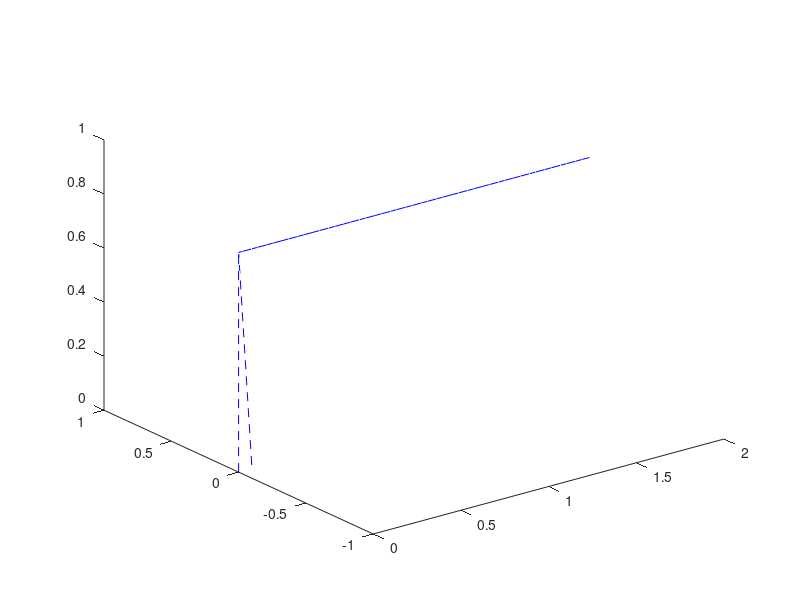

Write the MATLAB code that produced this figure. (Note: this script raises an error after producing the figure.)
%%%%%%%%%%%%%%%%% Plotting %%%%%%%%%%%%%%%%%%%%%

% clf;
% 
% % true data
% % 1 in = 0.0254m
% x_true = [0 0 2/.0254 0 3]* 0.0254;
% y_true = [0 0 0 0 0];
% z_true = [0 -32 -32 -32 0]*0.0254;
% 
% figure(24) %3D plot
% 
% persistance = 25;
% delay = 0.05;
% for i = 1:length(STATE_ESTIMATES(1,:))
%     plot3(x_true,-y_true,-z_true,'b--') % plots the state estimate
%     hold on
%     if i<persistance+1
%         plot3(STATE_ESTIMATES(1,1:i),-STATE_ESTIMATES(2,1:i),-STATE_ESTIMATES(3,1:i),'o')
%     else
%         plot3(STATE_ESTIMATES(1,i-persistance:i),-STATE_ESTIMATES(2,i-persistance:i), ...
%                                             -STATE_ESTIMATES(3,i-persistance:i),'o')
%     end
%     xlabel('x position (m)')
%     ylabel('~y position (m)')
%     zlabel('~z position (m)')
%     axis([-0.75, 2.5, -0.2, 0.4, -1, 1])
%     pause(delay)
%     hold off
% end
% %% Full 3d Plot
x_true = [0 0 2/.0254 0 3]* 0.0254;
y_true = [0 0 0 0 0];
z_true = [0 -32 -32 -32 0]*0.0254;

figure(245)
plot3(x_true,-y_true,-z_true,'b--') % plots the state estimate
    hold on
plot3(STATE_ESTIMATES(1,:),-STATE_ESTIMATES(2,:),-STATE_ESTIMATES(3,:),'o')
axis([-0.75, 2.5, -0.2, 0.4, -1, 1])
xlabel('x position (m)')
ylabel('~y position (m)')
zlabel('~z position (m)')
% %%
% 
% figure(25) %1D plot over time
% subplot(3,1,1)
% title('States Estimates over time')
% plot(STATE_ESTIMATES(1,:))
% hold on
% plot(STATE_ESTIMATES(2,:))
% hold on
% plot(STATE_ESTIMATES(3,:))
% hold on
% ylabel('Position (m)')
% legend('x','y','z')
% subplot(3,1,2)
% plot(STATE_ESTIMATES(4,:))
% hold on
% plot(STATE_ESTIMATES(5,:))
% hold on
% plot(STATE_ESTIMATES(6,:))
% ylabel('velocities (m/s)')
% legend('v_x','v_y','v_z')
% subplot(3,1,3)
% plot(STATE_ESTIMATES(7,:))
% hold on
% plot(STATE_ESTIMATES(8,:))
% hold on
% plot(STATE_ESTIMATES(9,:))
% ylabel('Angle (rad)')
% legend('Roll','Pitch','Yaw')
% xlabel('Sample')
% 
% %% With error bars
% 
% figure(26) %1D plot over time
% subplot(3,1,1)
% title('X States Estimates over time')
% errorbar(STATE_ESTIMATES(1,:),squeeze(sqrt(SIGMA(1,1,:))))
% ylabel('X Position (m)')
% subplot(3,1,2)
% errorbar(STATE_ESTIMATES(4,:),squeeze(sqrt(SIGMA(4,4,:))))
% ylabel('X velocity (m/s)')
% subplot(3,1,3)
% errorbar(STATE_ESTIMATES(9,:),squeeze(sqrt(SIGMA(9,9,:))))
% ylabel('Yaw (rad)')
% xlabel('Sample')

%%

% covariance ellipsoids 3Dplot
%figure(1)
% for i =1:length(STATE_ESTIMATES(1,:))
%     if rem(i,20) == 0
%                 xy_r_ellipse = cov_ellipse(STATE_ESTIMATES(1:2,i),SIGMA(1:2,1:2,i)); % covariance ellipse on xy plane
%                 yz_r_ellipse = cov_ellipse(STATE_ESTIMATES(2:3,i),SIGMA(2:3,2:3,i)); % covariance ellipse on yz plane
%                 state_xz = [STATE_ESTIMATES(1,i),STATE_ESTIMATES(3,i)]; % state vector for X = [x:z]
%                 sig_xz = [SIGMA(1,1,i),SIGMA(1,3,i);SIGMA(3,1,i),SIGMA(3,3,i)]; % covariance matrix for X = [x;z]
%                 xz_r_ellipse = cov_ellipse(state_xz,sig_xz); % covariance ellipse on xz plane
%                 plot3(xy_r_ellipse(:,1),xy_r_ellipse(:,2),ones(1,length(xy_r_ellipse(:,2)))*STATE_ESTIMATES(3,i),'-r') % plots the covariance ellipse on the x,y plane
%                 hold on
%                 plot3(ones(1,length(yz_r_ellipse(:,2)))*STATE_ESTIMATES(1,i),yz_r_ellipse(:,1),yz_r_ellipse(:,2),'-r') % plots the covariance ellipse on the y,z plane
%                 hold on 
%                 plot3(xz_r_ellipse(:,1),ones(1,length(xz_r_ellipse(:,2)))*STATE_ESTIMATES(2,i),xz_r_ellipse(:,2),'-r') % plots the covariance ellipse on the x,z plane
%                 hold on
%     end
% end

% 2D covariance in xy plot
% figure(1)
% for i =1:length(STATE_ESTIMATES(1,:))
%     if rem(i,20) == 0
%                 xy_r_ellipse = cov_ellipse(STATE_ESTIMATES(1:2,i),SIGMA(1:2,1:2,i)); % covariance ellipse on xy plane
%                 plot(xy_r_ellipse(:,1),xy_r_ellipse(:,2),'-r') % plots the covariance ellipse on the x,y plane
%                 hold on
%                 plot(STATE_ESTIMATES(1,:),STATE_ESTIMATES(2,:))
%     end
% end

%Motion plot with covariance ellipses
% figure(1)
%     window = .5; % used to update moving window
%     for i = 1:length(time)
% 
%         %live plot of the covariance ellipsiod and the state estimate 
%         subplot1 = subplot(2,4,4);
% 
%             %update plotting window
%             xmax = STATE_ESTIMATES(1,i)+window;
%             xmin = STATE_ESTIMATES(1,i)-window;
%             ymax = STATE_ESTIMATES(2,i)+window;
%             ymin = STATE_ESTIMATES(2,i)-window;
%             zmax = STATE_ESTIMATES(3,i)+window;
%             zmin = STATE_ESTIMATES(3,i)-window;
%             
%             xlim(subplot1,[xmin ,xmax])
%             ylim(subplot1,[ymin,ymax])
%             zlim(subplot1,[zmin,zmax])
%             view_axis = [1,1,1]; % vector pointing from origin to camera
%             view(subplot1,view_axis); % set to isometric view
% 
%             plot3(STATE_ESTIMATES(1,1:i),STATE_ESTIMATES(2,1:i),STATE_ESTIMATES(3,1:i),'.-k','Parent',subplot1) % plots the state estimate
%             hold on
%             
% 
%             %ploting covariance elipse only every 20th time step 
%             if rem(i,20) == 0
%                 xy_r_ellipse = cov_ellipse(STATE_ESTIMATES(1:2,i),SIGMA(1:2,1:2,i)); % covariance ellipse on xy plane
%                 yz_r_ellipse = cov_ellipse(STATE_ESTIMATES(2:3,i),SIGMA(2:3,2:3,i)); % covariance ellipse on yz plane
%                 state_xz = [STATE_ESTIMATES(1,i),STATE_ESTIMATES(3,i)]; % state vector for X = [x:z]
%                 sig_xz = [SIGMA(1,1,i),SIGMA(1,3,i);SIGMA(3,1,i),SIGMA(3,3,i)]; % covariance matrix for X = [x;z]
%                 xz_r_ellipse = cov_ellipse(state_xz,sig_xz); % covariance ellipse on xz plane
%                 plot3(xy_r_ellipse(:,1),xy_r_ellipse(:,2),ones(1,length(xy_r_ellipse(:,2)))*STATE_ESTIMATES(3,i),'-r','Parent',subplot1) % plots the covariance ellipse on the x,y plane
%                 hold on
%                 plot3(ones(1,length(yz_r_ellipse(:,2)))*STATE_ESTIMATES(1,i),yz_r_ellipse(:,1),yz_r_ellipse(:,2),'-r','Parent',subplot1) % plots the covariance ellipse on the y,z plane
%                 hold on 
%                 plot3(xz_r_ellipse(:,1),ones(1,length(xz_r_ellipse(:,2)))*STATE_ESTIMATES(2,i),xz_r_ellipse(:,2),'-r','Parent',subplot1) % plots the covariance ellipse on the x,z plane
%                 hold on
%             end
% 
%              xlabel('x position (m)')
%              ylabel('y position (m)')
%              zlabel('z position (m)')
%              title('Real Time State Estimate with Covariance Ellipsiod')
% 
% 
%          subplot2 = subplot(2,4,[1,3]);
%              % note that these axis limits created below do not create a cube,
%              % so the relationship between x,y and z are not spacially
%              % equivalent. However, when a cube is chosen, you can not see the
%              % state estimate clearly (as the gps measurements are in the way
%              xmax1 = max(STATE_ESTIMATES(1,:))+1;
%              xmin1 = min(STATE_ESTIMATES(1,:))-1;
%              ymax1 = max(STATE_ESTIMATES(2,:))+1;
%              ymin1 = min(STATE_ESTIMATES(2,:))-1;
%              zmax1 = max(STATE_ESTIMATES(3,:))+1;
%              zmin1 = min(STATE_ESTIMATES(3,:))-1;
% 
%              % if you want a spacially accurate plotting window, use this:
% %              xmax1 = 30;
% %              xmin1 = -30;
% %              ymax1 = 10;
% %              ymin1 = -50;
% %              zmax1 = 45;
% %              zmin1 = -15;
%              xlim(subplot2,[xmin1 ,xmax1])
%              ylim(subplot2,[ymin1,ymax1])
%              zlim(subplot2,[zmin1,zmax1])
%              view_axis = [1,1,1]; % vector pointing from origin to camera
%              view(subplot2,view_axis); % set to isometric view
% 
%              plot3(STATE_ESTIMATES(1,:),STATE_ESTIMATES(2,:),STATE_ESTIMATES(3,:),'.-k','Parent',subplot2) % plot state estimate positions for all time
%              hold on
%              plot3(STATE_ESTIMATES(1,i),STATE_ESTIMATES(2,i),STATE_ESTIMATES(3,i),'or','Parent',subplot2) % highlight current state estimate
%              hold on
%              
% 
%              xlabel('x position (m)')
%              ylabel('y position (m)')
%              zlabel('z position (m)')
%              title('Full Path State Estimate Position')
%              legend('Location','northeast')
%              legend('Full State Estimate Path','Previous State Estiates','Raw GPS Measurements')
% 
%          subplot3 = subplot(2,4,[5,7]);
%              yaw_std = squeeze(sqrt(SIGMA(9,9,:))); % squeeze gets rid of extra dimensions, sqrt because we want to plot standard deviation
%              errorbar(time,STATE_ESTIMATES(9,:),yaw_std,'.k')
%              hold on
%     %          plot(time,yaw,'xb') % too messy to plot raw data too
% 
%              xlabel('Time (s)')
%              ylabel('Angle (rad)')
%              title('Yaw State Estimate with Standard Deviation Error Bounds')
% 
%           subplot4 = subplot(2,4,8);
%                      %plot(time,STATE_ESTIMATES(9,:),'.k')
%              hold on
%              yaw_std = squeeze(sqrt(SIGMA(9,9,:))); % squeeze gets rid of extra dimensions, sqrt because we want to plot standard deviation
%              errorbar(time(1:20),STATE_ESTIMATES(9,1:20),yaw_std(1:20),'.k')
%              hold on
%     %          plot(time,yaw,'xb') % too messy to plot raw data too
% 
%              xlabel('Time (s)')
%              ylabel('Angle (rad)')
%              title(' Zoomed in Yaw State Estimate')
% 
% 
%          pause(.01) % pause for real time path
%          %hold off
%     end
    
    % Confidence Elipse
function [r_ellipse] = cov_ellipse(state,covariance)
%this function outputs the x,y vectors of the covariance ellipse for a
%given state estimate and covariance (2 DIMENSIONS)

% An eigenvector is a vector that does not change through a linear
% transformation.  In an ellipse (tilted), the major and minor axis do not
% change through a linear transformation. Therefor, the major and minor
% axis correspond to the eigenvectors of the covariance matrix.
% Furthermore, the corresponding eigenvalue explains the length of the
% eigenvector. For an ellipse, this is the length of the major and minor
% axis.

% procedure:
%     1) find the eigenvalue and eigenvectors for the covariance matrix.
%     These are the directions and lengths of the major and minor axis of
%     the covariance ellipse 
%     2) find the angle that the covariance ellipse is tilted. This is the
%     angle between the x-axis and major axis of ellipse
%     3) Scale the length of the major and minor axis to match the desired
%     confidence ellipse using chi-squared parameter for a given confidence
%     4) create an ellipse with propper major and minor axis
%     5) Tilt the ellipse by theta calculated above and shift the centroid
%     up to the the mean state estimate

% Calculate the eigenvectors and eigenvalues of the covariance matrix.
[eigenvec, eigenval ] = eig(covariance);

% Reorder the eigenvalues in ascending order. Because the order of the eig output is not always in ascending
%     order (although it ussually is), it is recommended in matlab help
%     center for "eig" to mannually find the eigenvalues and eigenvectors
%     you need.
[eigval,ind] = sort(diag(eigenval)); %extracts the eigenvalues from matrix and sorts them in ascending order

% now using these indices of this sort, we can reorder the corresponding
% eigenvectors
eigvec = eigenvec(:,ind);

%define the major and minor axis of the ellipse
major_axis = eigvec(:,2);
major_scale = eigval(2);

minor_axis = eigvec(:,1);
minor_scale = eigval(1);

% calculate the angle between the x axis and the major axis of the ellipse
angle = atan2(major_axis(2),major_axis(1));

% Shift the angle from 0 to 2pi for plotting purposes
if(angle < 0)
     angle = angle + 2*pi;
end

% now stretch the confidence ellipse to match the desired confidence
% Get the 95% confidence interval error ellipse

% chi square values for DOF = 2:
%       Confidence              chi squared value
%           90                          4.605
%           95                          5.991
%           99                          9.210


chisquare_val = 1.605;
theta_grid = linspace(0,2*pi); % set up points to plot

% major axis and minor axis are scaled by the chi-squared value. They are
% then square rooted to correspond to a scaled standard deviation value
% rather than a variance value
a1=sqrt(chisquare_val*major_scale); % major axis / 2
b1=sqrt(chisquare_val*minor_scale); % minor axis / 2

% the ellipse in x and y coordinates 
ellipse_x_r  = a1*cos( theta_grid );
ellipse_y_r  = b1*sin( theta_grid );

%rotation matrix constructed to rotate the ellipse by the angle calculated
R = [ cos(angle) sin(angle); -sin(angle) cos(angle) ];

% the mean state estimate, used to shift the covariance ellipse to the
% propper place
X0=state(1);
Y0=state(2);

%rotate the ellipse and offset it to be centered at the state estimate
r_ellipse = [ellipse_x_r;ellipse_y_r]' * R + [X0;Y0]';

end

%


%%



%%%%%%%%%%%%%%%%%% Plotting %%%%%%%%%%%%%%%%%%%%%
%%%%%%%%%%%%%%%%%% Plotting %%%%%%%%%%%%%%%%%%%%%
% 
% 
% % Motion plot with covariance ellipses
% figure(1)
%     window = .5; % used to update moving window
%     for i = 1:length(time)
% 
%         %live plot of the covariance ellipsiod and the state estimate 
%         subplot1 = subplot(2,4,4);
% 
%             %update plotting window
%             xmax = STATE_ESTIMATES(1,i)+window;
%             xmin = STATE_ESTIMATES(1,i)-window;
%             ymax = STATE_ESTIMATES(2,i)+window;
%             ymin = STATE_ESTIMATES(2,i)-window;
%             zmax = STATE_ESTIMATES(3,i)+window;
%             zmin = STATE_ESTIMATES(3,i)-window;
%             
%             xlim(subplot1,[xmin ,xmax])
%             ylim(subplot1,[ymin,ymax])
%             zlim(subplot1,[zmin,zmax])
%             view_axis = [1,1,1]; % vector pointing from origin to camera
%             view(subplot1,view_axis); % set to isometric view
% 
%             plot3(STATE_ESTIMATES(1,1:i),STATE_ESTIMATES(2,1:i),STATE_ESTIMATES(3,1:i),'.-k','Parent',subplot1) % plots the state estimate
%             hold on
%             
% 
%             %ploting covariance elipse only every 20th time step 
%             if rem(i,20) == 0
%                 xy_r_ellipse = cov_ellipse(STATE_ESTIMATES(1:2,i),SIGMA(1:2,1:2,i)); % covariance ellipse on xy plane
%                 yz_r_ellipse = cov_ellipse(STATE_ESTIMATES(2:3,i),SIGMA(2:3,2:3,i)); % covariance ellipse on yz plane
%                 state_xz = [STATE_ESTIMATES(1,i),STATE_ESTIMATES(3,i)]; % state vector for X = [x:z]
%                 sig_xz = [SIGMA(1,1,i),SIGMA(1,3,i);SIGMA(3,1,i),SIGMA(3,3,i)]; % covariance matrix for X = [x;z]
%                 xz_r_ellipse = cov_ellipse(state_xz,sig_xz); % covariance ellipse on xz plane
%                 plot3(xy_r_ellipse(:,1),xy_r_ellipse(:,2),ones(1,length(xy_r_ellipse(:,2)))*STATE_ESTIMATES(3,i),'-r','Parent',subplot1) % plots the covariance ellipse on the x,y plane
%                 hold on
%                 plot3(ones(1,length(yz_r_ellipse(:,2)))*STATE_ESTIMATES(1,i),yz_r_ellipse(:,1),yz_r_ellipse(:,2),'-r','Parent',subplot1) % plots the covariance ellipse on the y,z plane
%                 hold on 
%                 plot3(xz_r_ellipse(:,1),ones(1,length(xz_r_ellipse(:,2)))*STATE_ESTIMATES(2,i),xz_r_ellipse(:,2),'-r','Parent',subplot1) % plots the covariance ellipse on the x,z plane
%                 hold on
%             end
% 
%              xlabel('x position (m)')
%              ylabel('y position (m)')
%              zlabel('z position (m)')
%              title('Real Time State Estimate with Covariance Ellipsiod')
% 
% 
%          subplot2 = subplot(2,4,[1,3]);
%              % note that these axis limits created below do not create a cube,
%              % so the relationship between x,y and z are not spacially
%              % equivalent. However, when a cube is chosen, you can not see the
%              % state estimate clearly (as the gps measurements are in the way
%              xmax1 = max(STATE_ESTIMATES(1,:))+1;
%              xmin1 = min(STATE_ESTIMATES(1,:))-1;
%              ymax1 = max(STATE_ESTIMATES(2,:))+1;
%              ymin1 = min(STATE_ESTIMATES(2,:))-1;
%              zmax1 = max(STATE_ESTIMATES(3,:))+1;
%              zmin1 = min(STATE_ESTIMATES(3,:))-1;
% 
%              % if you want a spacially accurate plotting window, use this:
% %              xmax1 = 30;
% %              xmin1 = -30;
% %              ymax1 = 10;
% %              ymin1 = -50;
% %              zmax1 = 45;
% %              zmin1 = -15;
%              xlim(subplot2,[xmin1 ,xmax1])
%              ylim(subplot2,[ymin1,ymax1])
%              zlim(subplot2,[zmin1,zmax1])
%              view_axis = [1,1,1]; % vector pointing from origin to camera
%              view(subplot2,view_axis); % set to isometric view
% 
%              plot3(STATE_ESTIMATES(1,:),STATE_ESTIMATES(2,:),STATE_ESTIMATES(3,:),'.-k','Parent',subplot2) % plot state estimate positions for all time
%              hold on
%              plot3(STATE_ESTIMATES(1,i),STATE_ESTIMATES(2,i),STATE_ESTIMATES(3,i),'or','Parent',subplot2) % highlight current state estimate
%              hold on
%              
% 
%              xlabel('x position (m)')
%              ylabel('y position (m)')
%              zlabel('z position (m)')
%              title('Full Path State Estimate Position')
%              legend('Location','northeast')
%              legend('Full State Estimate Path','Previous State Estiates','Raw GPS Measurements')
% 
%          subplot3 = subplot(2,4,[5,7]);
%              yaw_std = squeeze(sqrt(SIGMA(9,9,:))); % squeeze gets rid of extra dimensions, sqrt because we want to plot standard deviation
%              errorbar(time,STATE_ESTIMATES(9,:),yaw_std,'.k')
%              hold on
%     %          plot(time,yaw,'xb') % too messy to plot raw data too
% 
%              xlabel('Time (s)')
%              ylabel('Angle (rad)')
%              title('Yaw State Estimate with Standard Deviation Error Bounds')
% 
%           subplot4 = subplot(2,4,8);
%                      %plot(time,STATE_ESTIMATES(9,:),'.k')
%              hold on
%              yaw_std = squeeze(sqrt(SIGMA(4,4,:))); % squeeze gets rid of extra dimensions, sqrt because we want to plot standard deviation
%              errorbar(time(1:20),STATE_ESTIMATES(4,1:20),yaw_std(1:20),'.k')
%              hold on
%     %          plot(time,yaw,'xb') % too messy to plot raw data too
% 
%              xlabel('Time (s)')
%              ylabel('Angle (rad)')
%              title(' Zoomed in Yaw State Estimate')
% 
% 
%          pause(.01) % pause for real time path
%          %hold off
%     end
